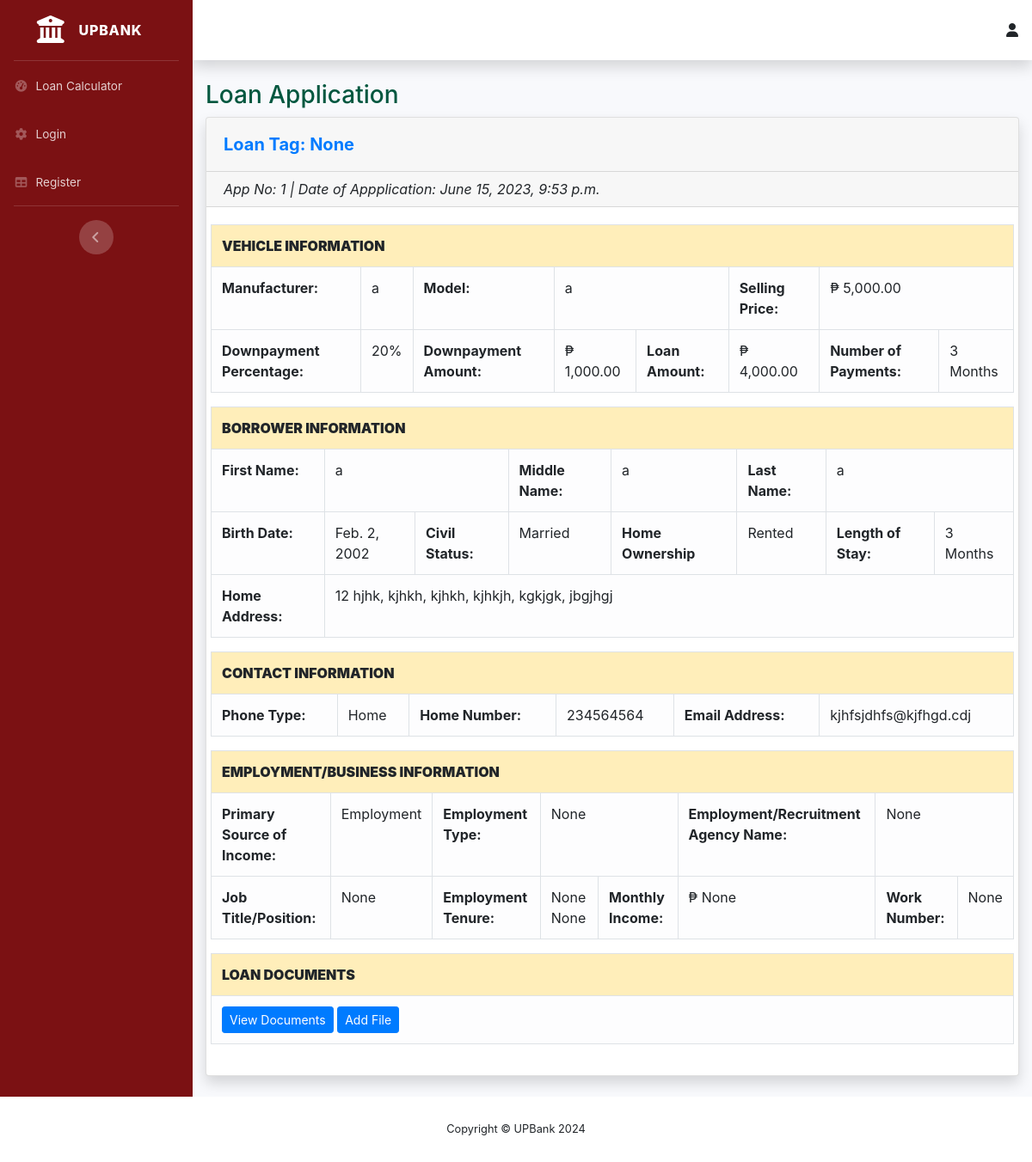
Before: /borrower/view-loan-apps-info/1 with the older database file.
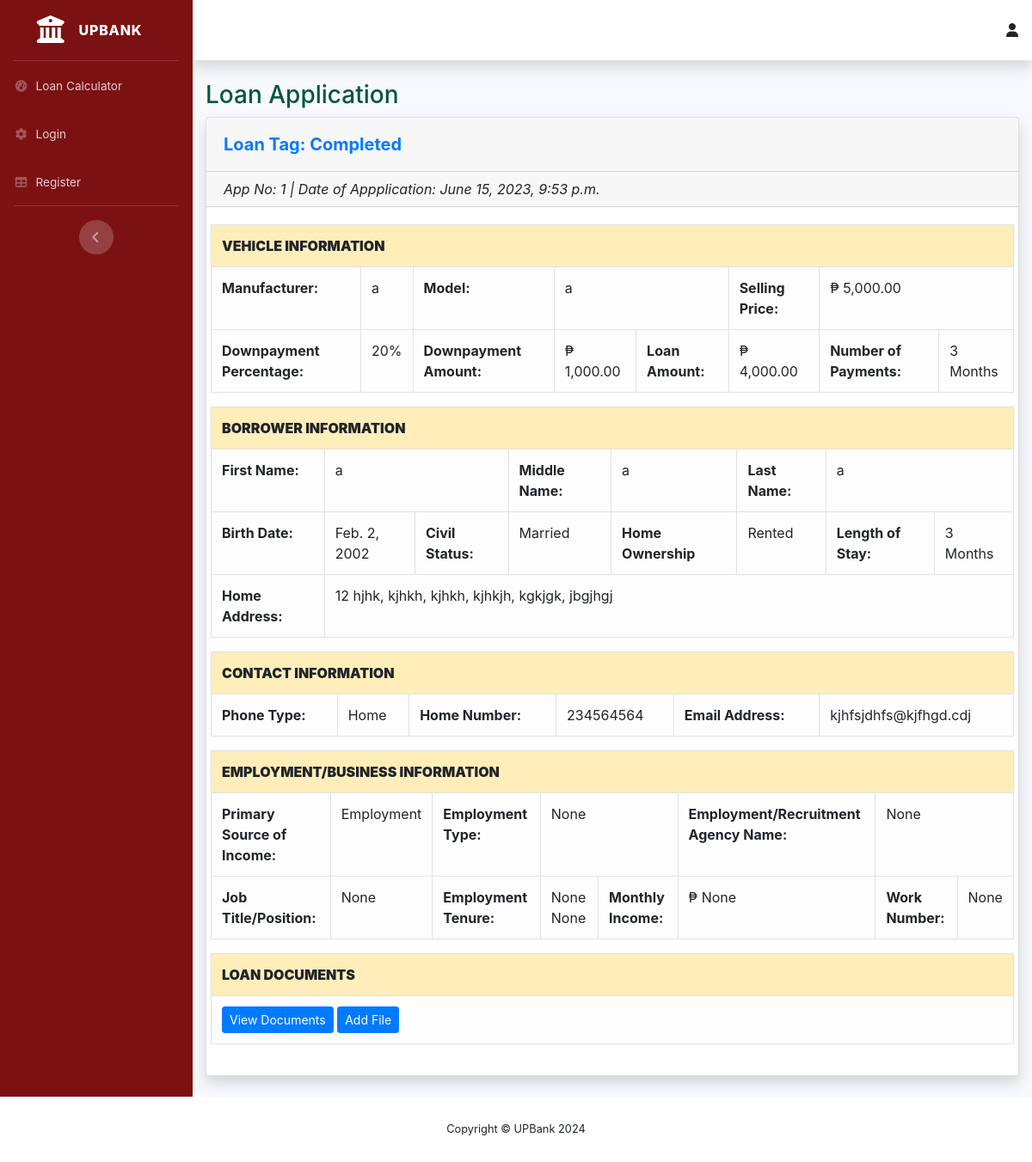
After: the same page with the newer database file.
### loans_borrower/models.py (models this page shows, shortened)
class Loans(models.Model):
    STATUS = (
        ('For Review', 'For Review'),
        ('Approved', 'Approved'),
        ('Rejected', 'Rejected'),
    )
    CIV_STATUS = (
        ('Married', 'Married'),
        ('Separated', 'Separated'),
        ('Single', 'Single'),
        ('Widower', 'Widower'),
    )
    LEN_STAY = (
        ('Months', 'Months'),
        ('Years', 'Years'),
    )
    HOME_OWN = (
        ('Mortgage', 'Mortgage'),
        ('Rented', 'Rented'),
        ('Owned', 'Owned'),
        ('Used Free/Living with Parents/Relatives', 'Used Free/Living with Parents/Relatives'),
    )
    PHONE_TYPE = (
        ('Home', 'Home'),
        ('Mobile', 'Mobile'),
    )
    PRIME_INCOME = (
        ('Employment', 'Employment'),
        ('Business', 'Business'),
    )
    EMP_TYPE = (
        ('Local(Government)', 'Local(Government)'),
        ('Local(Private)', 'Local(Private)'),
        ('OFW Non-Immigrant(Government)', 'OFW Non-Immigrant(Government)'),
        ('OFW Non-Immigrant(Private)', 'OFW Non-Immigrant(Private)'),
    )
    LOAN_TAG = (
        ('Pending', 'Pending'),
        ('Delinquent', 'Delinquent'),
        ('In-Loan Default', 'In-Loan Default'),
        ('Completed', 'Completed'),
    )
    app_date = models.DateTimeField(null=True, blank=True)
    status = models.CharField(default='For Review',max_length=100, choices=STATUS, null=True)
    make = models.CharField(max_length=100, null=True, blank=False)
    model = models.CharField(max_length=100, null=True, blank=False)
    sell_price = models.DecimalField(max_digits=50, decimal_places=2, null=True, blank=False)
    dp_percent = models.PositiveIntegerField(null=True, blank=False)
    dp_amt = models.DecimalField(max_digits=50, decimal_places=2, null=True, blank=False)
    loan_amt = models.DecimalField(max_digits=50, decimal_places=2, null=True, blank=False)
    no_of_payments = models.IntegerField(null=True, blank=False)
    loan_bal = models.DecimalField(default=0,max_digits=50, decimal_places=2, null=True, blank=True)
    user = models.ForeignKey(User, on_delete=models.CASCADE, null=True, blank=True)
    first_name = models.CharField(max_length=100, null=True, blank=False)
    middle_name = models.CharField(max_length=100, null=True, blank=True)
    last_name = models.CharField(max_length=100, null=True, blank=False)
    birthdate = models.DateField(null=True, blank=False)
    civ_status = models.CharField(max_length=100, choices=CIV_STATUS, null=True, blank=False)
    unit_no = models.CharField(max_length=100, null=True, blank=False)
    condo_name = models.CharField(max_length=100, null=True, blank=True)
    street = models.CharField(max_length=100, null=True, blank=False)
    subdiv_brgy = models.CharField(max_length=100, null=True, blank=False)
    city = models.CharField(max_length=100, null=True, blank=False)
    municip_prov = models.CharField(max_length=100, null=True, blank=False)
    country = models.CharField(max_length=100, null=True, blank=False)
    len_stay = models.CharField(max_length=100, choices=LEN_STAY, null=True, blank=False)
    len_stay_num = models.IntegerField(null=True, blank=False)
    home_own = models.CharField(max_length=100, choices=HOME_OWN, null=True, blank=False)
    phone_type = models.CharField(max_length=100, choices=PHONE_TYPE, null=True, blank=False)
    home_num = models.CharField(max_length=100, null=True, blank=True)
    mobile_num = PhoneNumberField(max_length=100, null=True, blank=True)
    email_add = models.CharField(max_length=100, null=True, blank=False)
    prime_income = models.CharField(max_length=100, choices=PRIME_INCOME, null=True, blank=False)
    emp_type = models.CharField(max_length=100, choices=EMP_TYPE, null=True, blank=True)
    emp_name = models.CharField(max_length=100, null=True, blank=True)
    job_pos = models.CharField(max_length=100, null=True, blank=True)
    emp_tenure = models.CharField(max_length=100, choices=LEN_STAY, null=True, blank=True)
    emp_tenure_num = models.IntegerField(null=True, blank=True)
    emp_monthly_income = models.DecimalField(max_digits=50, decimal_places=2, null=True, blank=True)
    emp_work_no = models.CharField(max_length=100, null=True, blank=True)
    bsns_type = models.CharField(default="Self-Employed", max_length=100, null=True, blank=True)
    bsns_name = models.CharField(max_length=100, null=True, blank=True)
    bsns_tenure = models.CharField(max_length=100, choices=LEN_STAY, null=True, blank=True)
    bsns_tenure_num = models.IntegerField(null=True, blank=True)
    bsns_monthly_income = models.DecimalField(max_digits=50, decimal_places=2, null=True, blank=True)
    bsns_work_no = models.CharField(max_length=100, null=True, blank=True)
    bsns_unit_no = models.CharField(max_length=100, null=True, blank=True)
    bsns_condo_name = models.CharField(max_length=100, null=True, blank=True)
    bsns_street = models.CharField(max_length=100, null=True, blank=True)
    bsns_subdiv_brgy = models.CharField(max_length=100, null=True, blank=True)
    bsns_city = models.CharField(max_length=100, null=True, blank=True)
    bsns_municip_prov = models.CharField(max_length=100, null=True, blank=True)
    bsns_country = models.CharField(max_length=100, null=True, blank=True)
    loan_docs = models.FileField(upload_to='loan_docs/', null=True, blank=True)
    loan_tag = models.CharField(default='Pending', max_length=100, choices=LOAN_TAG, null=True, blank=True)

### loans_borrower/views.py (the view)
# urls.py: path('view-loan-apps-info/<str:pk>', views.viewLoanAppsInfo, name="view-loan-apps-info"),
def viewLoanAppsInfo(request, pk):
    loan = Loans.objects.get(id=pk)
    data = {
        'loan' : loan,
    }
    return render(request, 'loans_borrower/view-loan-apps-info.html', data)

### loans_borrower/templates/loans_borrower/view-loan-apps-info.html (shortened to what the changed rows need)
{% extends 'navbar/navbar.html' %}
{% block content %} {% load static %}
{% load humanize %}
<body>
    <h1 class="h3 mb-2" style="color:#00573f">Loan Application</h1>
<div class="card shadow mb-4">
    <div class="card-header py-3">
        {% if loan.status == "Approved" %}
            {% if loan.status == null %}
            <strong class="m-0 font-weight-bold text-primary" style="font-size: 20px;"> Status: {{loan.status}}</strong>
            {% else %}
            <strong class="m-0 font-weight-bold text-primary" style="font-size: 20px;"> Loan Tag: {{loan.loan_tag}}</strong>
            {% endif %}
        {% else %}
        <strong class="m-0 font-weight-bold text-primary" style="font-size: 20px;"> Status: {{loan.status}}</strong>
        {% endif %}
    </div>
    <div class="card-header py-2">
        <i style="text-align: right ;"> App No: {{loan.id}} | Date of Appplication:  {{loan.app_date}}</i>
    </div>
        <div class="card-body">
            <div class="row">
                <table class="table table-bordered">
                    <tr>
                        <th class="table-warning" colspan="8" ><b>VEHICLE INFORMATION</b></th>
                    </tr>
                    <tr>
                        <td class="table-light" colspan="1"><b>Manufacturer:</b></td>
                        <td class="table-light" colspan="1">{{loan.make}}</td>
                        <td class="table-light" colspan="1" style="font-weight:bold ;">Model:</td>
                        <td class="table-light" colspan="2">{{loan.model}}</td>
                        <td class="table-light" colspan="1" style="font-weight:bold ;">Selling Price:</td>
                        <td class="table-light" colspan="2">₱ {{loan.sell_price|intcomma}}</td>
                    </tr>
                    <tr>
                        <td class="table-light"colspan="1" style="font-weight:bold ;">Downpayment Percentage:</td>
                        <td class="table-light" colspan="1">{{loan.dp_percent}}%</td>
                        <td class="table-light" colspan="1" style="font-weight:bold ;">Downpayment Amount:</td>
                        <td class="table-light" colspan="1">₱ {{loan.dp_amt|intcomma}}</td>
                        <td class="table-light" colspan="1" style="font-weight:bold ;">Loan Amount:</td>
                        <td class="table-light" colspan="1">₱ {{loan.loan_amt|intcomma}}</td>
                        <td class="table-light" colspan="1" style="font-weight:bold ;">Number of Payments:</td>
                        <td class="table-light" colspan="1">{{loan.no_of_payments}} Months</td>
                    </tr>
                </table>
                <table class="table table-bordered">
                    <tr>
                        <th class="table-warning" colspan="9"><b>BORROWER INFORMATION</b></th>
                    </tr>
                    <tr>
                        <td class="table-light" colspan="1" style="font-weight:bold ;">First Name:</td>
                        <td class="table-light" colspan="2">{{loan.first_name}}</td>
                        <td class="table-light" colspan="1" style="font-weight:bold ;">Middle Name:</td>
                        <td class="table-light" colspan="2">{{loan.middle_name}}</td>
                        <td class="table-light" colspan="1" style="font-weight:bold ;">Last Name:</td>
                        <td class="table-light" colspan="2">{{loan.last_name}}</td>
                    </tr>
                    <tr>
                        <td class="table-light" colspan="1" style="font-weight:bold ;">Birth Date:</td>
                        <td class="table-light" colspan="1">{{loan.birthdate}}</td>
                        <td class="table-light" colspan="1" style="font-weight:bold ;">Civil Status:</td>
                        <td class="table-light" colspan="2">{{loan.civ_status}}</td>
                        <td class="table-light" colspan="1" style="font-weight:bold ;">Home Ownership</td>
                        <td class="table-light" colspan="1">{{loan.home_own}}</td>
                        <td class="table-light"colspan="1" style="font-weight:bold ;">Length of Stay:</td>
                        <td class="table-light" colspan="1">{{loan.len_stay_num}} {{loan.len_stay}}</td>
                     </tr>
                    <tr>
                        <td class="table-light" colspan="1" style="font-weight:bold ;">Home Address:</td>
                        <td class="table-light" colspan="8">{{loan.unit_no}} {{loan.condo_name}}, {{loan.street}},
                            {{loan.subdiv_brgy}}, {{loan.city}}, {{loan.municip_prov}}, {{loan.country}}</td>
                    </tr>
                </table>
                <table class="table table-bordered">
                    <tr>
                        <th class="table-warning" colspan="6"><b>CONTACT INFORMATION</b></th>
                    </tr>
                    <tr>
                        <td class="table-light" colspan="1" style="font-weight:bold ;">Phone Type:</td>
                        <td class="table-light" colspan="1">{{loan.phone_type}}</td>
                        {% if loan.phone_type == "Home" %}
                            <td class="table-light" colspan="1" style="font-weight:bold ;">Home Number: </td>
                            <td class="table-light" colspan="1">{{loan.home_num}}</td>
                        {% else %}
                            <td class="table-light" colspan="1" style="font-weight:bold ;">Mobile Number:</td>
                            <td class="table-light" colspan="1">{{loan.phone_num}}</td>
                        {% endif %}
                        <td class="table-light" colspan="1" style="font-weight:bold ;">Email Address:</td>
                        <td class="table-light" colspan="1">{{loan.email_add}}</td>
                    </tr>
                </table>
                <table class="table table-bordered">
                    <tr>
                        <th class="table-warning" colspan="9"><b>EMPLOYMENT/BUSINESS INFORMATION</b></th>
                    </tr>
                    <tr>
                        <td class="table-light" colspan="1" style="font-weight:bold ;">Primary Source of Income:</td>
                        <td class="table-light" colspan="2">{{loan.prime_income}}</td>
                        {% if loan.prime_income == "Employment" %}
                        <td class="table-light" colspan="1" style="font-weight:bold ;">Employment Type: </td>
                        <td class="table-light" colspan="2">{{loan.emp_type}}</td>
                        <td class="table-light" colspan="1" style="font-weight:bold ;">Employment/Recruitment Agency Name:</td>
                        <td class="table-light" colspan="2">{{loan.emp_name}}</td>
                        {% else %}
                        <td class="table-light" colspan="1" style="font-weight:bold ;">Business Type:</td>
                        <td class="table-light" colspan="2">{{loan.bsns_type}}</td>
                        <td class="table-light" colspan="1" style="font-weight:bold ;">Business Name:</td>
                        <td class="table-light" colspan="2">{{loan.bsns_name}}</td>
                        {% endif %}
                    </tr>
                    <tr>
                        {% if loan.prime_income == "Employment" %}
                        <td class="table-light" colspan="1" style="font-weight:bold ;">Job Title/Position:</td>
                        <td class="table-light" colspan="2">{{loan.job_pos}}</td>
                        <td class="table-light" colspan="1" style="font-weight:bold ;">Employment Tenure:</td>
                        <td class="table-light" colspan="1">{{loan.emp_tenure_num}} {{loan.emp_tenure}}</td>
                        <td class="table-light" colspan="1" style="font-weight:bold ;">Monthly Income:</td>
                        <td class="table-light" colspan="1">₱ {{loan.emp_monthly_income|intcomma}}</td>
                        <td class="table-light" colspan="1" style="font-weight:bold ;">Work Number:</td>
                        <td class="table-light" colspan="1">{{loan.emp_work_no}}</td>
                        {% endif %}
                    </tr>
                </table>
                <table class="table table-bordered">
                    <tr>
                        <th class="table-warning" colspan="9"><b>LOAN DOCUMENTS</b></th>
                    </tr>
                </table>
            </div>
        </div>
    </div>
</div>
</div>
</div>
</body>
{% endblock %}

Changed rows visible on the page:
changed Loans "Married": loan_tag "None" → "Completed"
